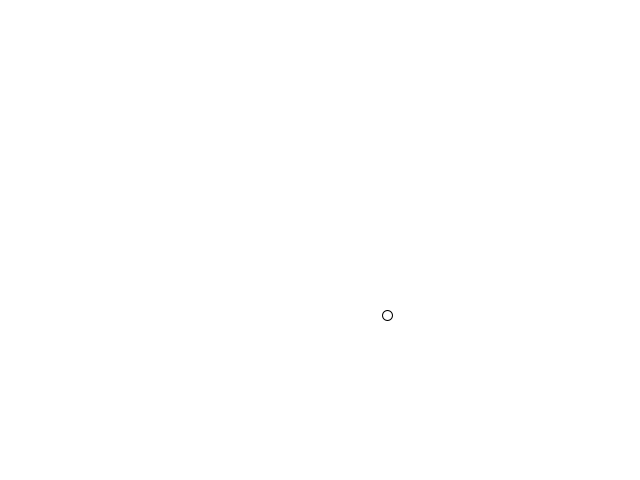
Frame 1 (no input)
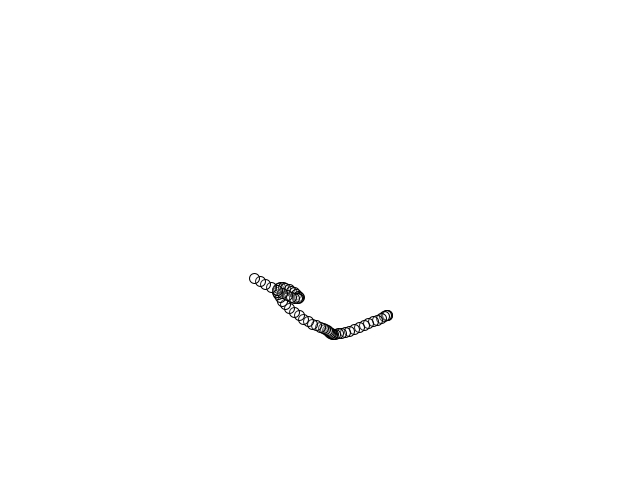
Frame 60 (the mouse pressed at the canvas centre just before this capture)
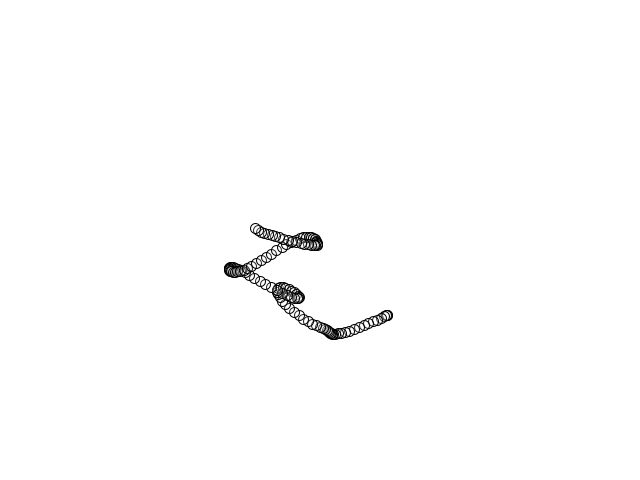
Frame 120 (the mouse held since frame 60 and released just before this capture)

The Processing sketch that drew these frames (run headless with seeded random() and noise(); from frame 60 on, the mouse is pressed at the canvas centre):

// Processing sketch: noc00_randomwalk_perlin
// ── noc00_randomwalk_perlin.pde

Walker w;

void setup() {
  size(640,480);
  w = new Walker();
  background(255);
}

void draw() {
  w.step();
  w.display();
}
// ── Walker.pde
import java.util.Random;

class Walker {
  float x,y;
  float tx,ty;
  
  Walker() {
    tx = 0;
    ty = 10000;
  }
   
  void step() {
    // noise() is perlin noise
    x = map(noise(tx),0,1,0,width);
    y = map(noise(ty),0,1,0,height);
  
    tx += 0.01;
    ty += 0.01;    
  }
  
  void display() {
    stroke(0);    
    fill(255,40);
    ellipse(x,y,10,10);
  }
}
